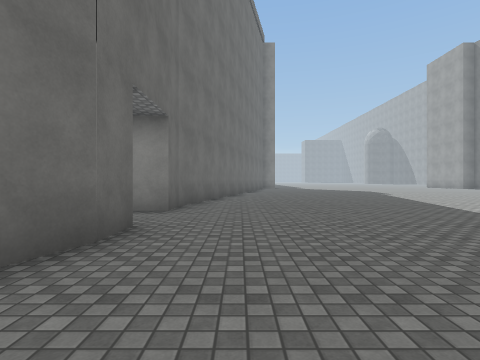
[1] (above)

22 first-person views from a walk through a 3-D level made in the Unity game engine. The camera is 1.3 m above the floor, looks level and sees 80° across. The floor is counted in squares, 2 m on a side. Each view is taken from the middle of a square. On the plan, view 1 faces up. The plan holds only what a view shows up to about 9 squares ahead; the rest is blank. The place goes on beyond the plan. Surface patterns are stand-ins for the level's own textures.

[2]
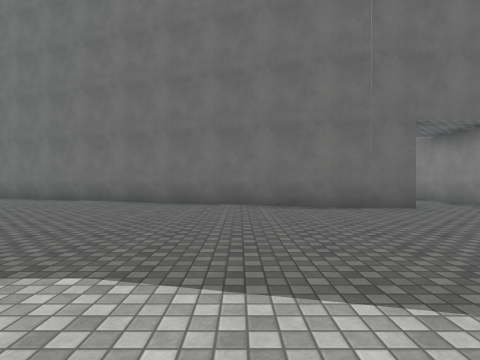

[3]
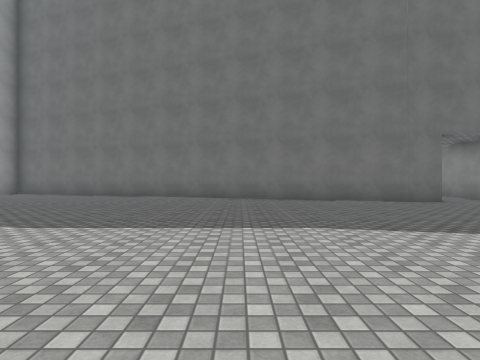

[4]
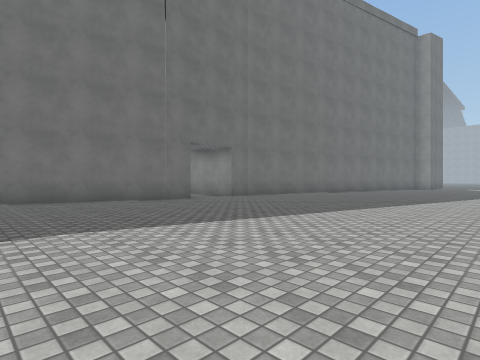

[5]
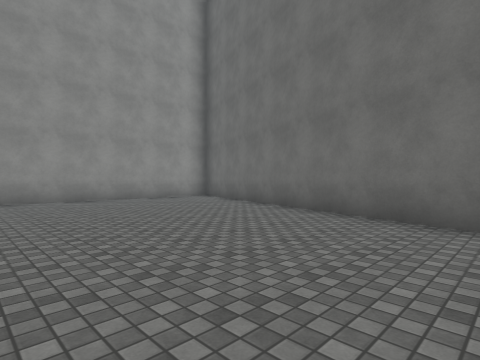

[6]
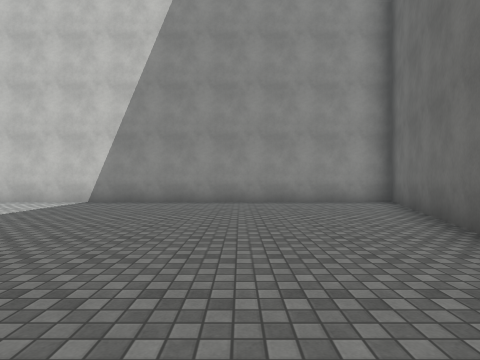

[7]
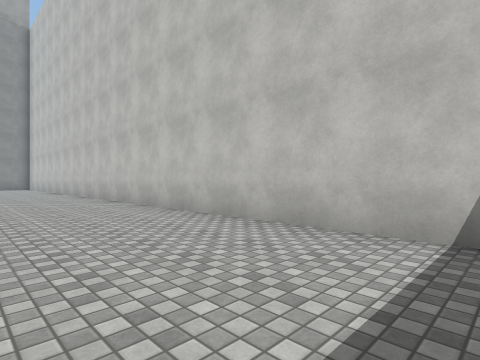

[8]
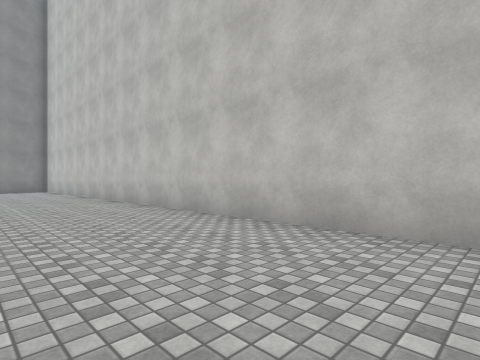

[9]
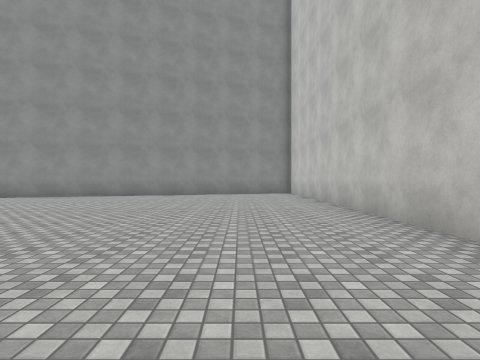

[10]
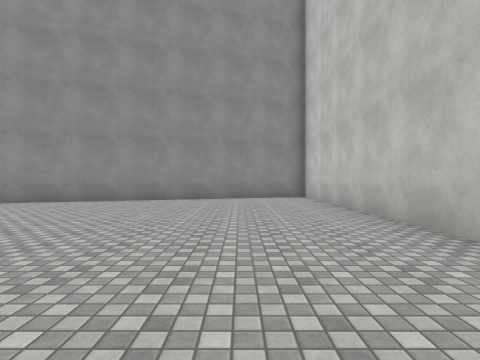

[11]
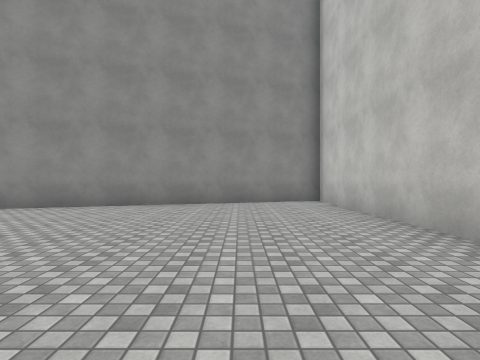

[12]
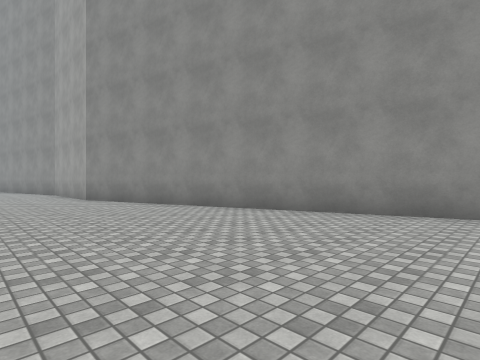

[13]
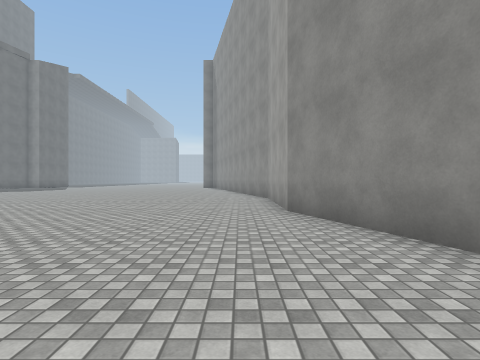

[14]
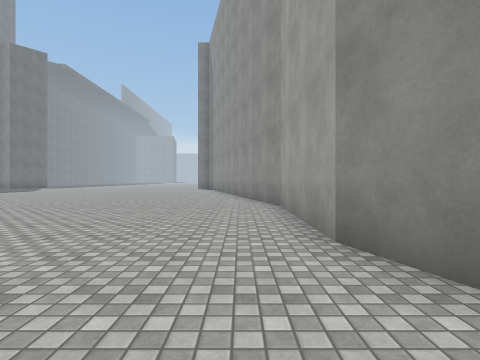

[15]
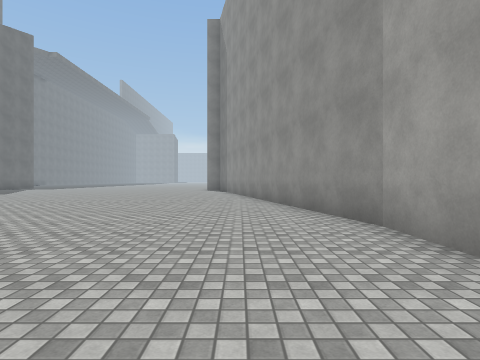

[16]
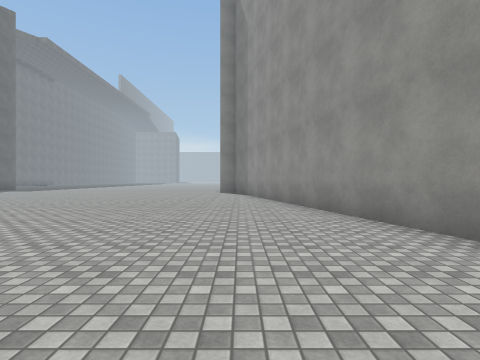

[17]
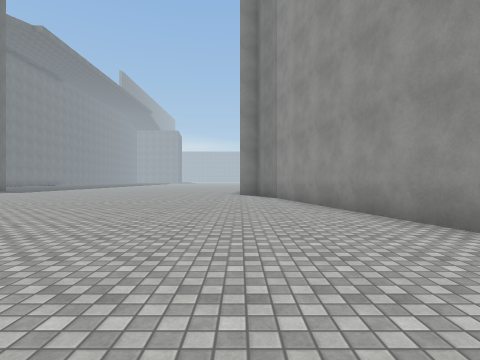

[18]
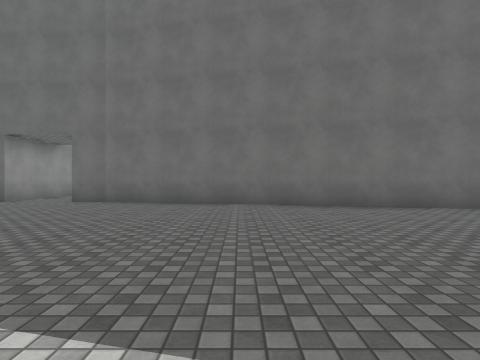

[19]
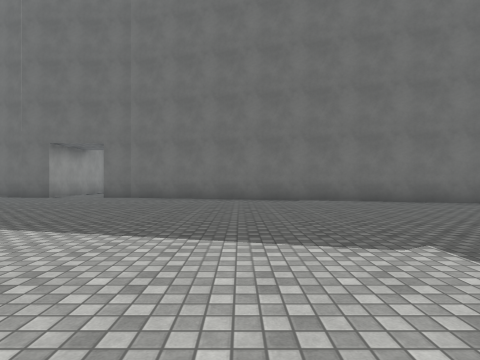

[20]
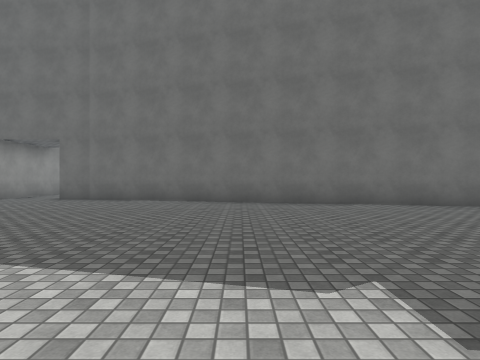

[21]
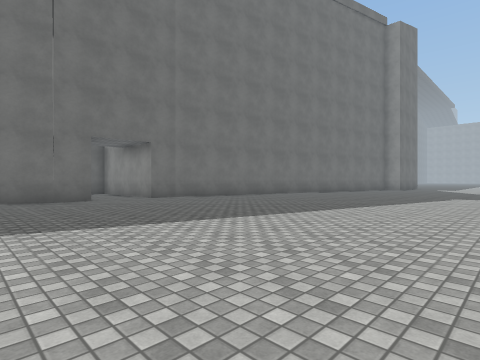

[22]
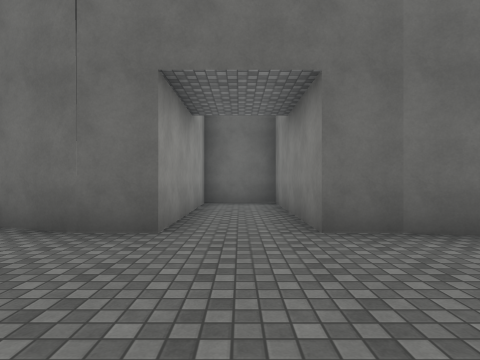

### Floor plan
Points are (right, up) in squares from view 1. A wall is a line through its corners. A room is listed if a view was taken in it or the views show most of it. See-through windows are left out.
Room 1 (views 1, 2, 3, 4, 5, 6, 7, 8, 9, 10, 11, 12, 13, 14, 15, 16, 17, 18, 19, 20, 21, 22)
walls: (-1.5, 7.1) (-1.5, 6) (-6, 6) (-6, 4) (-1.5, 4) (-1.5, 3) (-6.5, -12.5) (24.9, -12.5) (20, 3) (20, 7); (20, 6.9) (17.6, 17); (1, 17.6) (-1.5, 7)

Positions as (right, up) in squares from view 1, and headings:
1: (0, 0), facing up
2: (5, 0), facing left
3: (7, -2), facing left
4: (7, -2), facing up-left
5: (1, -3), facing down-left
6: (-2, -4), facing down
7: (2, -9), facing down-right
8: (7, -9), facing down-right
9: (11, -10), facing right
10: (14, -10), facing right
11: (16, -10), facing right
12: (17, -7), facing up-right
13: (19, -3), facing up
14: (19, 0), facing up
15: (18, 3), facing up
16: (17, 6), facing up
17: (16, 8), facing up
18: (7, 11), facing left
19: (9, 11), facing left
20: (8, 12), facing left
21: (8, 1), facing up-left
22: (2, 5), facing left
